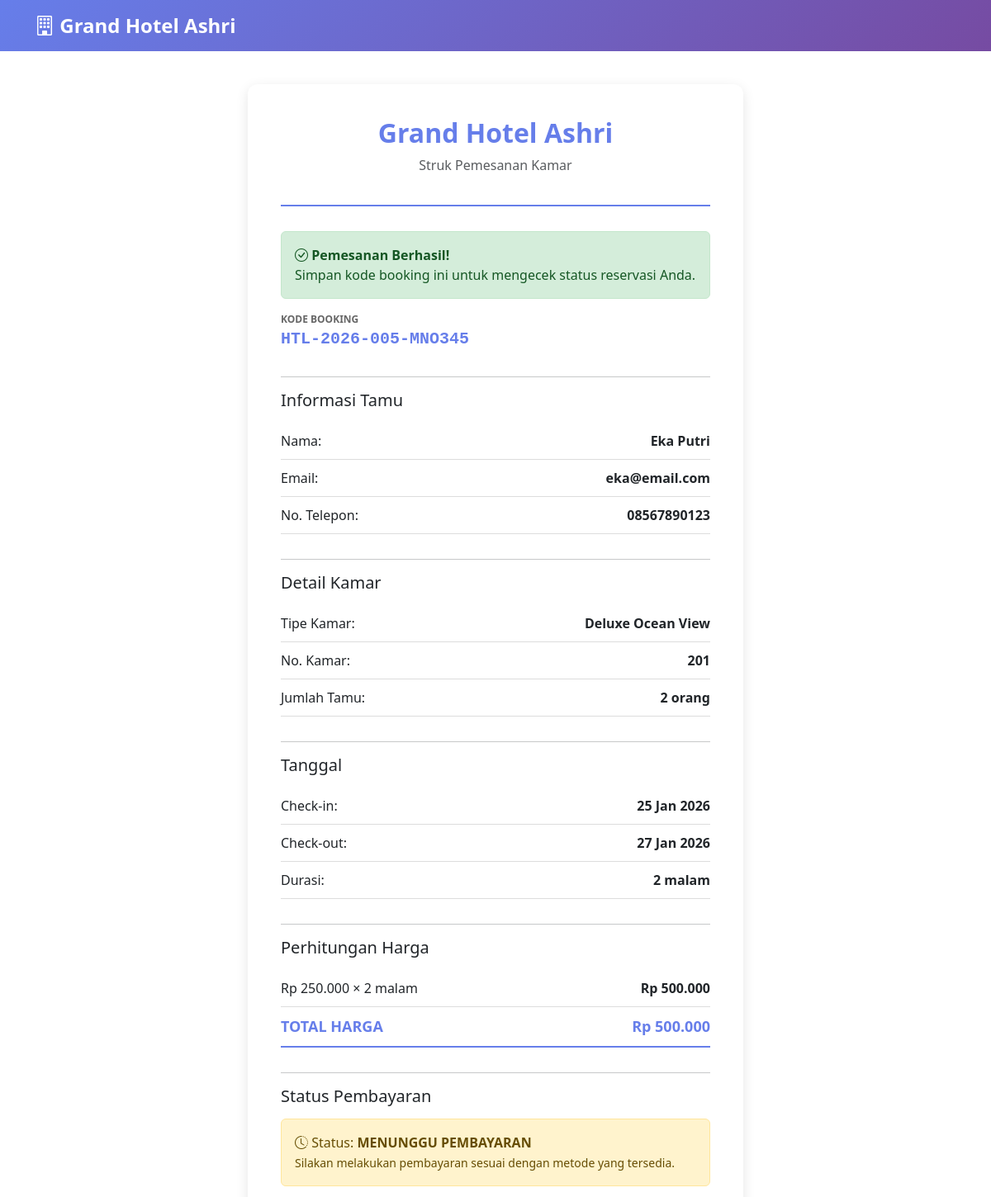
Page /guest/struk.php?kode=HTL-2026-005-MNO345 (upper part) on the earlier database version.
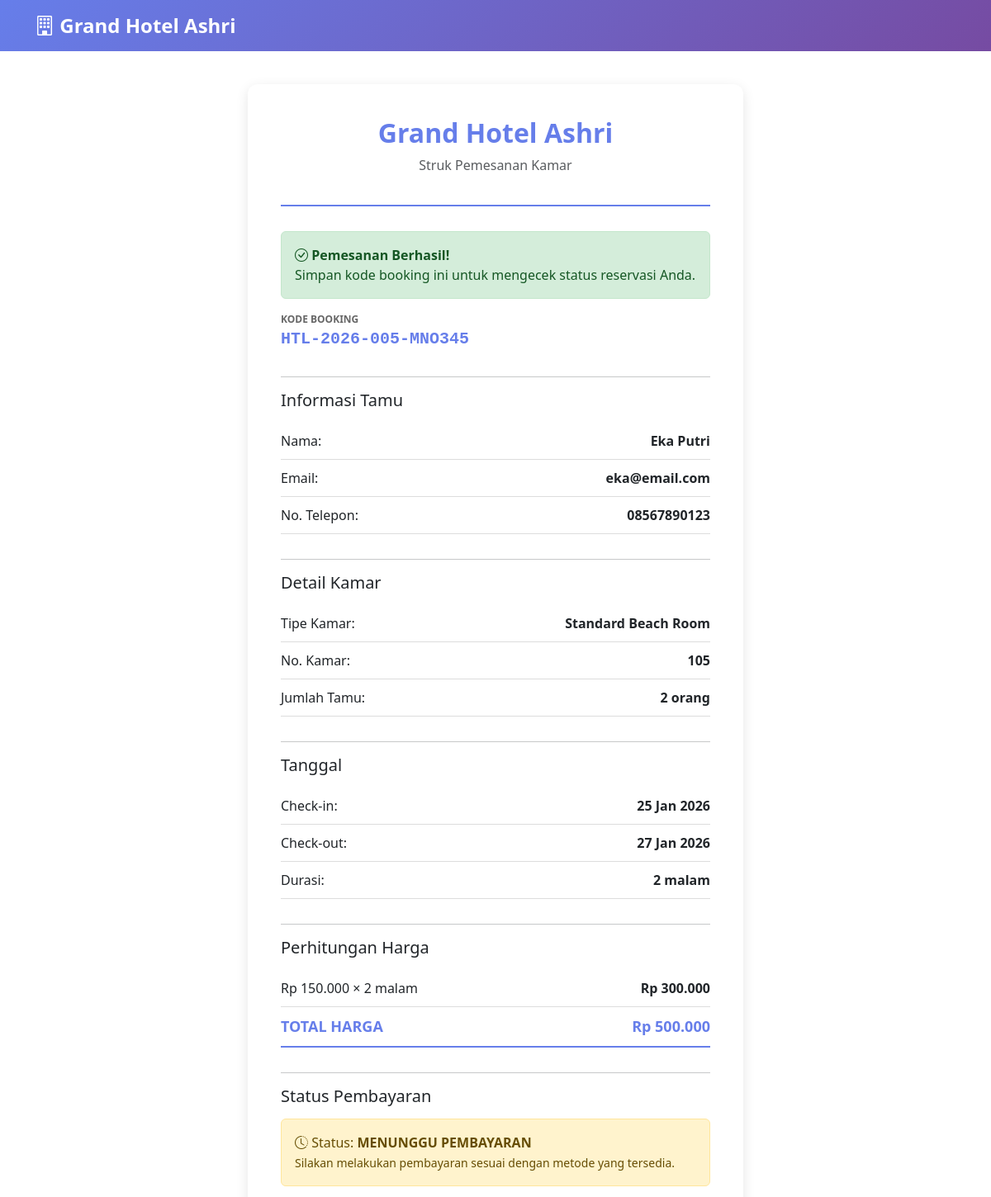
Same page on the later database version.
### tables this page shows
CREATE TABLE `reservasi` (
  `id_reservasi` INT PRIMARY KEY AUTO_INCREMENT,
  `kode_booking` VARCHAR(20) UNIQUE NOT NULL,
  `id_tamu` INT NOT NULL,
  `id_kamar` INT NOT NULL,
  `tgl_masuk` DATE NOT NULL,
  `tgl_keluar` DATE NOT NULL,
  `jumlah_tamu` INT NOT NULL,
  `status` ENUM('pending', 'konfirmasi', 'checked_in', 'checked_out', 'batal') DEFAULT 'pending',
  `total_harga` DECIMAL(10,2) NOT NULL,
  `tgl_pesan` DATETIME DEFAULT CURRENT_TIMESTAMP,
  `created_at` TIMESTAMP DEFAULT CURRENT_TIMESTAMP,
  FOREIGN KEY (`id_tamu`) REFERENCES `tamu`(`id_tamu`) ON DELETE CASCADE,
  FOREIGN KEY (`id_kamar`) REFERENCES `kamar`(`id_kamar`) ON DELETE CASCADE
);

CREATE TABLE `tipe_kamar` (
  `id_tipe` INT PRIMARY KEY AUTO_INCREMENT,
  `nama_tipe` VARCHAR(50) NOT NULL,
  `kapasitas` INT NOT NULL,
  `harga_malam` DECIMAL(10,2) NOT NULL,
  `deskripsi` TEXT,
  `foto_cover` VARCHAR(255),
  `created_at` TIMESTAMP DEFAULT CURRENT_TIMESTAMP
);

CREATE TABLE `kamar` (
  `id_kamar` INT PRIMARY KEY AUTO_INCREMENT,
  `no_kamar` VARCHAR(10) UNIQUE NOT NULL,
  `id_tipe` INT NOT NULL,
  `status` ENUM('tersedia', 'terpesan', 'ditempati', 'maintenance') DEFAULT 'tersedia',
  `catatan` TEXT,
  `created_at` TIMESTAMP DEFAULT CURRENT_TIMESTAMP,
  FOREIGN KEY (`id_tipe`) REFERENCES `tipe_kamar`(`id_tipe`) ON DELETE CASCADE
);

CREATE TABLE `tamu` (
  `id_tamu` INT PRIMARY KEY AUTO_INCREMENT,
  `nama` VARCHAR(100) NOT NULL,
  `no_identitas` VARCHAR(20) NOT NULL,
  `email` VARCHAR(100) NOT NULL,
  `no_telp` VARCHAR(15) NOT NULL,
  `created_at` TIMESTAMP DEFAULT CURRENT_TIMESTAMP
);

### includes/functions.php (called while the page is built, shortened)
<?php
function formatCurrency($amount) {
    return 'Rp ' . number_format($amount, 0, ',', '.');
}
function formatDate($date, $format = 'd M Y') {
    $months = [
        'Jan' => 'Jan',
        'Feb' => 'Feb',
        'Mar' => 'Mar',
        'Apr' => 'Apr',
        'May' => 'Mei',
        'Jun' => 'Jun',
        'Jul' => 'Jul',
        'Aug' => 'Ags',
        'Sep' => 'Sep',
        'Oct' => 'Okt',
        'Nov' => 'Nov',
        'Dec' => 'Des'
    ];
    $dateObj = new DateTime($date);
    $formatted = $dateObj->format($format);
    foreach ($months as $en => $id) {
        $formatted = str_replace($en, $id, $formatted);
    }
    return $formatted;
}
function calculateDays($checkIn, $checkOut) {
    $start = new DateTime($checkIn);
    $end = new DateTime($checkOut);
    $interval = $start->diff($end);
    return $interval->days;
}
function getReservationByCode($bookingCode, $pdo) {
    $query = "
        SELECT r.*, t.*, k.no_kamar, tp.nama_tipe, tp.harga_malam, p.status as payment_status, p.metode
        FROM reservasi r
        JOIN tamu t ON r.id_tamu = t.id_tamu
        JOIN kamar k ON r.id_kamar = k.id_kamar
        JOIN tipe_kamar tp ON k.id_tipe = tp.id_tipe
        LEFT JOIN pembayaran p ON r.id_reservasi = p.id_reservasi
        WHERE r.kode_booking = ?
    ";
    $stmt = $pdo->prepare($query);
    $stmt->execute([$bookingCode]);
    return $stmt->fetch();
}
function sanitizeInput($input) {
    return htmlspecialchars(trim($input), ENT_QUOTES, 'UTF-8');
}

### guest/struk.php (the view, shortened to what the changed rows need)
<?php
require_once '../includes/config.php';
require_once '../includes/functions.php';
$bookingCode = isset($_GET['kode']) ? sanitizeInput($_GET['kode']) : '';
$reservasi = getReservationByCode($bookingCode, $pdo);
$days = calculateDays($reservasi['tgl_masuk'], $reservasi['tgl_keluar']);
?>
<!DOCTYPE html>
<html lang="en">
<head>
    <link href="https://cdn.jsdelivr.net/npm/bootstrap@5.3.0/dist/css/bootstrap.min.css" rel="stylesheet">
    <link href="https://cdn.jsdelivr.net/npm/bootstrap-icons@1.11.0/font/bootstrap-icons.css" rel="stylesheet">
</head>
<body>
    <section class="section">
        <div class="container">
            <div class="struk-container">
                <div class="struk-header">
                    <h2><?php echo HOTEL_NAME; ?></h2>
                </div>
                <div class="struk-section">
                    <div class="struk-label">Kode Booking</div>
                    <div class="struk-value" style="font-size: 20px; color: #667eea; font-weight: 700; font-family: monospace;">
                        <?php echo htmlspecialchars($reservasi['kode_booking']); ?>
                    </div>
                </div>
                <div class="struk-section">
                    <div class="struk-line">
                        <span>Nama:</span>
                        <strong><?php echo htmlspecialchars($reservasi['nama']); ?></strong>
                    </div>
                    <div class="struk-line">
                        <span>Email:</span>
                        <strong><?php echo htmlspecialchars($reservasi['email']); ?></strong>
                    </div>
                    <div class="struk-line">
                        <span>No. Telepon:</span>
                        <strong><?php echo htmlspecialchars($reservasi['no_telp']); ?></strong>
                    </div>
                </div>
                <div class="struk-section">
                    <div class="struk-line">
                        <span>Tipe Kamar:</span>
                        <strong><?php echo htmlspecialchars($reservasi['nama_tipe']); ?></strong>
                    </div>
                    <div class="struk-line">
                        <span>No. Kamar:</span>
                        <strong><?php echo htmlspecialchars($reservasi['no_kamar']); ?></strong>
                    </div>
                    <div class="struk-line">
                        <span>Jumlah Tamu:</span>
                        <strong><?php echo $reservasi['jumlah_tamu']; ?> orang</strong>
                    </div>
                </div>
                <div class="struk-section">
                    <div class="struk-line">
                        <span>Check-in:</span>
                        <strong><?php echo formatDate($reservasi['tgl_masuk']); ?></strong>
                    </div>
                    <div class="struk-line">
                        <span>Check-out:</span>
                        <strong><?php echo formatDate($reservasi['tgl_keluar']); ?></strong>
                    </div>
                    <div class="struk-line">
                        <span>Durasi:</span>
                        <strong><?php echo $days; ?> malam</strong>
                    </div>
                </div>
                <div class="struk-section">
                    <div class="struk-line">
                        <span><?php echo formatCurrency($reservasi['harga_malam']); ?> × <?php echo $days; ?> malam</span>
                        <strong><?php echo formatCurrency($reservasi['harga_malam'] * $days); ?></strong>
                    </div>
                    <div class="struk-line total">
                        <span>TOTAL HARGA</span>
                        <strong><?php echo formatCurrency($reservasi['total_harga']); ?></strong>
                    </div>
                </div>
            </div>
        </div>
    </section>
</body>
</html>

Differences in the rows shown:
changed through a linked row, reservasi "Rp 500.000": tipe_kamar.nama_tipe "Deluxe Ocean View" → "Standard Beach Room"; id_kamar.no_kamar "201" → "105"; tipe_kamar.harga_malam "Rp 250.000" → "Rp 150.000"; formatCurrency($reservasi['harga_malam'] * $days) "Rp 500.000" → "Rp 300.000"
